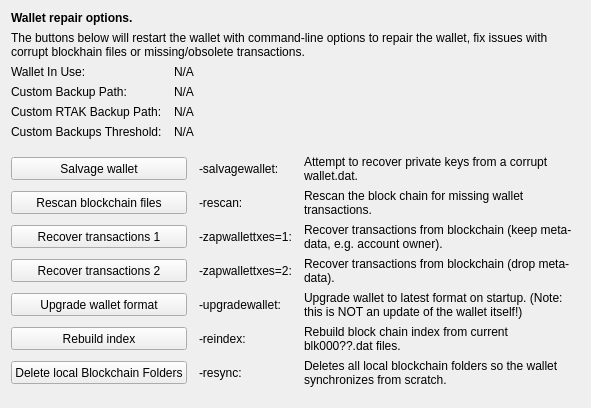
     <widget class="QWidget" name="tab_repair">
      <attribute name="title">
       <string>&amp;Wallet Repair</string>
      </attribute>
      <layout class="QGridLayout" name="gridLayout_4" columnstretch="0,0,0,0">
       <property name="horizontalSpacing">
        <number>12</number>
       </property>
       <item row="0" column="0" colspan="4">
        <widget class="QLabel" name="label_repair_header">
         <property name="font">
          <font>
           <weight>75</weight>
           <bold>true</bold>
          </font>
         </property>
         <property name="text">
          <string>Wallet repair options.</string>
         </property>
        </widget>
       </item>
       <item row="1" column="0" colspan="4">
        <widget class="QLabel" name="label_repair_helptext">
         <property name="font">
          <font>
           <weight>50</weight>
           <bold>false</bold>
          </font>
         </property>
         <property name="text">
          <string>The buttons below will restart the wallet with command-line options to repair the wallet, fix issues with corrupt blockhain files or missing/obsolete transactions.</string>
         </property>
         <property name="wordWrap">
          <bool>true</bool>
         </property>
        </widget>
       </item>
       <item row="2" column="0">
        <widget class="QLabel" name="wallet_path_label">
         <property name="text">
          <string>Wallet In Use:</string>
         </property>
        </widget>
       </item>
       <item row="2" column="1" colspan="3">
        <widget class="QLabel" name="wallet_path">
         <property name="cursor">
          <cursorShape>IBeamCursor</cursorShape>
         </property>
         <property name="text">
          <string>N/A</string>
         </property>
         <property name="textFormat">
          <enum>Qt::PlainText</enum>
         </property>
         <property name="textInteractionFlags">
          <set>Qt::LinksAccessibleByMouse|Qt::TextSelectableByKeyboard|Qt::TextSelectableByMouse</set>
         </property>
        </widget>
       </item>
       <item row="3" column="0">
        <widget class="QLabel" name="wallet_custombackuppath_label">
         <property name="text">
          <string>Custom Backup Path:</string>
         </property>
         <property name="visible">
          <bool>false</bool>
         </property>
        </widget>
       </item>
       <item row="3" column="1" colspan="3">
        <widget class="QLabel" name="wallet_custombackuppath">
         <property name="cursor">
          <cursorShape>IBeamCursor</cursorShape>
         </property>
         <property name="text">
          <string>N/A</string>
         </property>
         <property name="textFormat">
          <enum>Qt::PlainText</enum>
         </property>
         <property name="textInteractionFlags">
          <set>Qt::LinksAccessibleByMouse|Qt::TextSelectableByKeyboard|Qt::TextSelectableByMouse</set>
         </property>
         <property name="visible">
          <bool>false</bool>
         </property>
        </widget>
       </item>
       <item row="4" column="0">
        <widget class="QLabel" name="wallet_custommdsbackuppath_label">
         <property name="text">
          <string>Custom RTAK Backup Path:</string>
         </property>
         <property name="visible">
          <bool>false</bool>
         </property>
        </widget>
       </item>
       <item row="4" column="1" colspan="3">
        <widget class="QLabel" name="wallet_custommdsbackuppath">
         <property name="cursor">
          <cursorShape>IBeamCursor</cursorShape>
         </property>
         <property name="text">
          <string>N/A</string>
         </property>
         <property name="textFormat">
          <enum>Qt::PlainText</enum>
         </property>
         <property name="textInteractionFlags">
          <set>Qt::LinksAccessibleByMouse|Qt::TextSelectableByKeyboard|Qt::TextSelectableByMouse</set>
         </property>
         <property name="visible">
          <bool>false</bool>
         </property>
        </widget>
       </item>
       <item row="5" column="0">
        <widget class="QLabel" name="wallet_custombackupthreshold_label">
         <property name="text">
          <string>Custom Backups Threshold:</string>
         </property>
         <property name="visible">
          <bool>false</bool>
         </property>
        </widget>
       </item>
       <item row="5" column="1" colspan="3">
        <widget class="QLabel" name="wallet_custombackupthreshold">
         <property name="cursor">
          <cursorShape>IBeamCursor</cursorShape>
         </property>
         <property name="text">
          <string>N/A</string>
         </property>
         <property name="textFormat">
          <enum>Qt::PlainText</enum>
         </property>
         <property name="textInteractionFlags">
          <set>Qt::LinksAccessibleByMouse|Qt::TextSelectableByKeyboard|Qt::TextSelectableByMouse</set>
         </property>
         <property name="visible">
          <bool>false</bool>
         </property>
        </widget>
       </item>
       <item row="6" column="0">
        <spacer name="verticalSpacer_repair1">
         <property name="orientation">
          <enum>Qt::Vertical</enum>
         </property>
         <property name="sizeHint" stdset="0">
          <size>
           <width>10</width>
           <height>10</height>
          </size>
         </property>
        </spacer>
       </item>
       <item row="7" column="0" colspan="2">
        <widget class="QPushButton" name="btn_salvagewallet">
         <property name="minimumSize">
          <size>
           <width>100</width>
           <height>23</height>
          </size>
         </property>
         <property name="text">
          <string>Salvage wallet</string>
         </property>
        </widget>
       </item>
       <item row="7" column="2">
        <widget class="QLabel" name="label_repair_salvage_command">
         <property name="text">
          <string notr="true">-salvagewallet:</string>
         </property>
        </widget>
       </item>
       <item row="7" column="3">
        <widget class="QLabel" name="label_repair_salvage">
         <property name="text">
          <string>Attempt to recover private keys from a corrupt wallet.dat.</string>
         </property>
         <property name="wordWrap">
          <bool>true</bool>
         </property>
        </widget>
       </item>
       <item row="8" column="0" colspan="2">
        <widget class="QPushButton" name="btn_rescan">
         <property name="minimumSize">
          <size>
           <width>100</width>
           <height>23</height>
          </size>
         </property>
         <property name="text">
          <string>Rescan blockchain files</string>
         </property>
        </widget>
       </item>
       <item row="8" column="2">
        <widget class="QLabel" name="label_repair_rescan_command">
         <property name="text">
          <string notr="true">-rescan:</string>
         </property>
        </widget>
       </item>
       <item row="8" column="3">
        <widget class="QLabel" name="label_repair_rescan">
         <property name="text">
          <string>Rescan the block chain for missing wallet transactions.</string>
         </property>
         <property name="wordWrap">
          <bool>true</bool>
         </property>
        </widget>
       </item>
       <item row="9" column="0" colspan="2">
        <widget class="QPushButton" name="btn_zapwallettxes1">
         <property name="minimumSize">
          <size>
           <width>100</width>
           <height>23</height>
          </size>
         </property>
         <property name="text">
          <string>Recover transactions 1</string>
         </property>
        </widget>
       </item>
       <item row="9" column="2">
        <widget class="QLabel" name="label_repair_zap1_command">
         <property name="text">
          <string notr="true">-zapwallettxes=1:</string>
         </property>
        </widget>
       </item>
       <item row="9" column="3">
        <widget class="QLabel" name="label_repair_zap1">
         <property name="text">
          <string>Recover transactions from blockchain (keep meta-data, e.g. account owner).</string>
         </property>
         <property name="wordWrap">
          <bool>true</bool>
         </property>
        </widget>
       </item>
       <item row="10" column="0" colspan="2">
        <widget class="QPushButton" name="btn_zapwallettxes2">
         <property name="minimumSize">
          <size>
           <width>100</width>
           <height>23</height>
          </size>
         </property>
         <property name="text">
          <string>Recover transactions 2</string>
         </property>
        </widget>
       </item>
       <item row="10" column="2">
        <widget class="QLabel" name="label_repair_zap2_command">
         <property name="text">
          <string notr="true">-zapwallettxes=2:</string>
         </property>
        </widget>
       </item>
       <item row="10" column="3">
        <widget class="QLabel" name="label_repair_zap2">
         <property name="text">
          <string>Recover transactions from blockchain (drop meta-data).</string>
         </property>
         <property name="wordWrap">
          <bool>true</bool>
         </property>
        </widget>
       </item>
       <item row="11" column="0" colspan="2">
        <widget class="QPushButton" name="btn_upgradewallet">
         <property name="minimumSize">
          <size>
           <width>100</width>
           <height>23</height>
          </size>
         </property>
         <property name="text">
          <string>Upgrade wallet format</string>
         </property>
        </widget>
       </item>
       <item row="11" column="2">
        <widget class="QLabel" name="label_repair_upgrade_command">
         <property name="text">
          <string notr="true">-upgradewallet:</string>
         </property>
        </widget>
       </item>
       <item row="11" column="3">
        <widget class="QLabel" name="label_repair_upgrade">
         <property name="text">
          <string>Upgrade wallet to latest format on startup. (Note: this is NOT an update of the wallet itself!)</string>
         </property>
         <property name="wordWrap">
          <bool>true</bool>
         </property>
        </widget>
       </item>
       <item row="12" column="0" colspan="2">
        <widget class="QPushButton" name="btn_reindex">
         <property name="minimumSize">
          <size>
           <width>100</width>
           <height>23</height>
          </size>
         </property>
         <property name="text">
          <string>Rebuild index</string>
         </property>
        </widget>
       </item>
       <item row="12" column="2">
        <widget class="QLabel" name="label_repair_reindex_command">
         <property name="text">
          <string notr="true">-reindex:</string>
         </property>
        </widget>
       </item>
       <item row="12" column="3">
        <widget class="QLabel" name="label_repair_reindex">
         <property name="text">
          <string>Rebuild block chain index from current blk000??.dat files.</string>
         </property>
         <property name="wordWrap">
          <bool>true</bool>
         </property>
        </widget>
       </item>
       <item row="13" column="0" colspan="2">
        <widget class="QPushButton" name="btn_resync">
         <property name="minimumSize">
          <size>
           <width>100</width>
           <height>23</height>
          </size>
         </property>
         <property name="text">
          <string>Delete local Blockchain Folders</string>
         </property>
        </widget>
       </item>
       <item row="13" column="2">
        <widget class="QLabel" name="label_repair_resync_command">
         <property name="text">
          <string>-resync:</string>
         </property>
        </widget>
       </item>
       <item row="13" column="3">
        <widget class="QLabel" name="label_repair_resync">
         <property name="text">
          <string>Deletes all local blockchain folders so the wallet synchronizes from scratch.</string>
         </property>
         <property name="wordWrap">
          <bool>true</bool>
         </property>
        </widget>
       </item>
       <item row="14" column="0">
        <spacer name="verticalSpacer_repair2">
         <property name="orientation">
          <enum>Qt::Vertical</enum>
         </property>
         <property name="sizeHint" stdset="0">
          <size>
           <width>20</width>
           <height>10</height>
          </size>
         </property>
        </spacer>
       </item>
      </layout>
     </widget>
